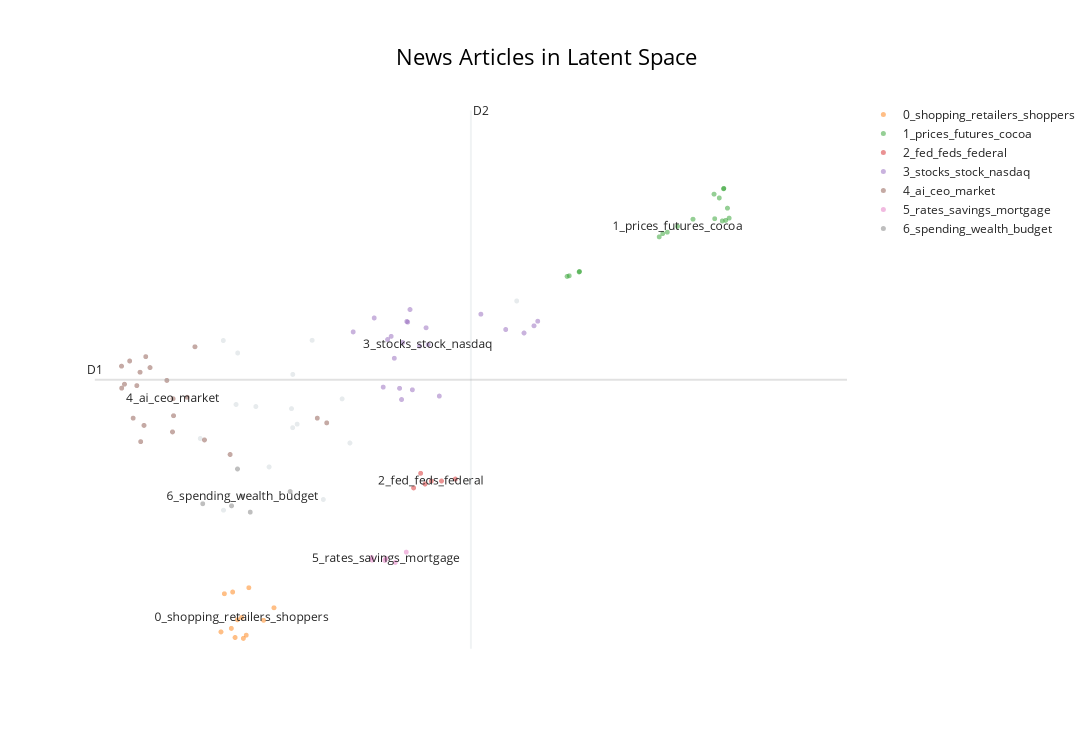

This figure's notebook cell:
### Code cell
#Visualization
topic_model.visualize_documents(
    input_corpus, 
    custom_labels=True, 
    title="News Articles in Latent Space"
)
